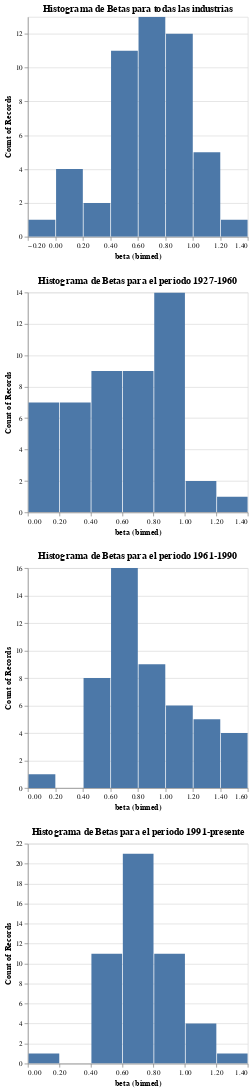

Notebook code for this chart:
### Markdown cell above
### 4.5
Corre la regresión de CAPM para todas las industria e ilustra el histograma de las betas estimadas. Vuelve a estimar la regresión para los tres periodos (1927-1960, 1961-1990, y 1991-presente) e ilustra el histograma de las betas estimadas para los tres periodos. Interpreta el cambio de la distribución.

**Rspuesta**

**Periodo 1927-1960:** La mayoría de las betas se concentran entre 0.2 y 1, con una cola derecha más pesada. Las industrias tenían una volatilidad moderada en relación con el mercado durante este periodo ya que se encuentran debajo de uno muy concentradas.

**Periodo 1961-1990:** Durante este periódo las betas se desplazan ligeramente hacia la izquierda, con una mayor concentración de industrias con betas entre 0 y 0.5. Las industrias se volvieron menos sensibles a las fluctuaciones del mercado durante este periodo.

**Periodo 1991-presente:** La distribución de las betas se vuelve más concentrada alrededor de 1, con menos industrias con betas extremas (muy bajas o muy altas).

**Conclusión**
Las induatrías están teneiendo una tendencía más moderada al mercado (beta hacía 1) esto podría indicar menores spreads en market excess return? Podría decir que es más complejo crear un portafolio de cobertura ante el mercado?

### Code cell
# Apply the function `estimate_capm_params` to each group of industries and years
capm_results = fama_data.groupby("industry").apply(tue.estimate_capm_params)

# Plot the histogram of beta values
chart1 = alt.Chart(capm_results.reset_index()).mark_bar().encode(
    x=alt.X('beta', bin=True),
    y=alt.Y('count()'),
    tooltip=[alt.Tooltip('beta', bin=True), 'count()']
).properties(title='Histograma de Betas para todas las industrias').interactive()

# Split the data into three periods
fama_data_1927_1960 = fama_data[fama_data.index <= 1960]
fama_data_1961_1990 = fama_data[(fama_data.index >= 1961) & (fama_data.index <= 1990)]
fama_data_1991_present = fama_data[fama_data.index >= 1991]

# Calculate CAPM parameters for each period
capm_results_1927_1960 = fama_data_1927_1960.groupby("industry").apply(tue.estimate_capm_params)
capm_results_1961_1990 = fama_data_1961_1990.groupby("industry").apply(tue.estimate_capm_params)
capm_results_1991_present = fama_data_1991_present.groupby("industry").apply(tue.estimate_capm_params)

# Plot histograms of beta values for each period
chart2 = alt.Chart(capm_results_1927_1960.reset_index()).mark_bar().encode(
    x=alt.X('beta', bin=True),
    y=alt.Y('count()'),
    tooltip=[alt.Tooltip('beta', bin=True), 'count()']
).properties(title='Histograma de Betas para el periodo 1927-1960').interactive()

chart3 = alt.Chart(capm_results_1961_1990.reset_index()).mark_bar().encode(
    x=alt.X('beta', bin=True),
    y=alt.Y('count()'),
    tooltip=[alt.Tooltip('beta', bin=True), 'count()']
).properties(title='Histograma de Betas para el periodo 1961-1990').interactive()

chart4 = alt.Chart(capm_results_1991_present.reset_index()).mark_bar().encode(
    x=alt.X('beta', bin=True),
    y=alt.Y('count()'),
    tooltip=[alt.Tooltip('beta', bin=True), 'count()']
).properties(title='Histograma de Betas para el periodo 1991-presente').interactive()

# Combine the charts
chart = chart1 & chart2 & chart3 & chart4

# Save the chart
## chart.save('histogramas_betas.json')

chart

### Figure 1 — Vega-Lite specification as saved in the notebook (floating-point values rounded to 4 significant figures)
{"config": {"view": {"continuousWidth": 300, "continuousHeight": 300}}, "vconcat": [{"data": {"name": "data-746f47553aa490f5f0bb1ceded4b5f9b"}, "mark": {"type": "bar"}, "encoding": {"tooltip": [{"bin": true, "field": "beta", "type": "quantitative"}, {"aggregate": "count", "type": "quantitative"}], "x": {"bin": true, "field": "beta", "type": "quantitative"}, "y": {"aggregate": "count", "type": "quantitative"}}, "name": "view_17", "title": "Histograma de Betas para todas las industrias"}, {"data": {"name": "data-ba2b8af04408ba1da22e48357cc69289"}, "mark": {"type": "bar"}, "encoding": {"tooltip": [{"bin": true, "field": "beta", "type": "quantitative"}, {"aggregate": "count", "type": "quantitative"}], "x": {"bin": true, "field": "beta", "type": "quantitative"}, "y": {"aggregate": "count", "type": "quantitative"}}, "name": "view_18", "title": "Histograma de Betas para el periodo 1927-1960"}, {"data": {"name": "data-285749674d54217042be8a237991030c"}, "mark": {"type": "bar"}, "encoding": {"tooltip": [{"bin": true, "field": "beta", "type": "quantitative"}, {"aggregate": "count", "type": "quantitative"}], "x": {"bin": true, "field": "beta", "type": "quantitative"}, "y": {"aggregate": "count", "type": "quantitative"}}, "name": "view_19", "title": "Histograma de Betas para el periodo 1961-1990"}, {"data": {"name": "data-add1006ba93eed97a331bcbe7c2d10e8"}, "mark": {"type": "bar"}, "encoding": {"tooltip": [{"bin": true, "field": "beta", "type": "quantitative"}, {"aggregate": "count", "type": "quantitative"}], "x": {"bin": true, "field": "beta", "type": "quantitative"}, "y": {"aggregate": "count", "type": "quantitative"}}, "name": "view_20", "title": "Histograma de Betas para el periodo 1991-presente"}], "params": [{"name": "param_30", "select": {"type": "interval", "encodings": ["x", "y"]}, "bind": "scales", "views": ["view_17"]}, {"name": "param_31", "select": {"type": "interval", "encodings": ["x", "y"]}, "bind": "scales", "views": ["view_18"]}, {"name": "param_32", "select": {"type": "interval", "encodings": ["x", "y"]}, "bind": "scales", "views": ["view_19"]}, {"name": "param_33", "select": {"type": "interval", "encodings": ["x", "y"]}, "bind": "scales", "views": ["view_20"]}], "$schema": "https://vega.github.io/schema/vega-lite/v5.20.1.json", "datasets": {"data-746f47553aa490f5f0bb1ceded4b5f9b": [{"industry": "_aero", "alpha": 1.4, "beta": 0.8905}, {"industry": "_agric", "alpha": 2.191, "beta": 0.4618}, {"industry": "_autos", "alpha": 0.03438, "beta": 0.9863}, {"industry": "_banks", "alpha": 2.009, "beta": 0.6795}, {"industry": "_beer", "alpha": 1.479, "beta": 0.7416}, {"industry": "_bldmt", "alpha": -1.243, "beta": 0.8554}, {"industry": "_books", "alpha": -1.501, "beta": 0.9374}, {"industry": "_boxes", "alpha": 1.685, "beta": 0.571}, {"industry": "_bussv", "alpha": -1.398, "beta": 0.8604}, {"industry": "_chems", "alpha": 0.4408, "beta": 0.6136}, {"industry": "_chips", "alpha": 2.52, "beta": 0.8925}, {"industry": "_clths", "alpha": -0.7405, "beta": 0.7669}, {"industry": "_cnstr", "alpha": -1.876, "beta": 1.127}, {"industry": "_coal", "alpha": 3.186, "beta": 0.7427}, {"industry": "_drugs", "alpha": 4.849, "beta": 0.4557}, {"industry": "_elceq", "alpha": 1.15, "beta": 0.7587}, {"industry": "_fabpr", "alpha": -32.57, "beta": 0.1762}, {"industry": "_fin", "alpha": -1.463, "beta": 1.03}, {"industry": "_food", "alpha": 2.197, "beta": 0.5174}, {"industry": "_fun", "alpha": 1.163, "beta": 1.008}, {"industry": "_gold", "alpha": -27.84, "beta": -0.1489}, {"industry": "_guns", "alpha": -27.35, "beta": 0.04866}, {"industry": "_hardw", "alpha": 3.064, "beta": 0.6932}, {"industry": "_hlth", "alpha": -38.22, "beta": 0.1936}, {"industry": "_hshld", "alpha": 1.889, "beta": 0.5296}, {"industry": "_insur", "alpha": 2.337, "beta": 0.5589}, {"industry": "_labeq", "alpha": 3.997, "beta": 0.5682}, {"industry": "_mach", "alpha": -0.04887, "beta": 0.7928}, {"industry": "_meals", "alpha": -0.4459, "beta": 1.039}, {"industry": "_medeq", "alpha": 4.766, "beta": 0.5583}, {"industry": "_mines", "alpha": 0.8001, "beta": 0.694}, {"industry": "_oil", "alpha": 2.426, "beta": 0.5782}, {"industry": "_other", "alpha": -3.34, "beta": 0.7535}, {"industry": "_paper", "alpha": 0.0943, "beta": 0.8061}, {"industry": "_persv", "alpha": -1.891, "beta": 0.9965}, {"industry": "_rlest", "alpha": -7.084, "beta": 1.28}, {"industry": "_rtail", "alpha": 1.945, "beta": 0.6819}, {"industry": "_rubbr", "alpha": 1.635, "beta": 0.4964}, {"industry": "_ships", "alpha": -1.261, "beta": 0.7667}, {"industry": "_smoke", "alpha": 6.103, "beta": 0.387}, {"industry": "_soda", "alpha": -28.31, "beta": 0.08537}, {"industry": "_softw", "alpha": -32.02, "beta": 0.2046}, {"industry": "_steel", "alpha": -2.933, "beta": 0.8737}, {"industry": "_telcm", "alpha": 0.9967, "beta": 0.4927}, {"industry": "_toys", "alpha": -0.08349, "beta": 0.8508}, {"industry": "_trans", "alpha": -2.293, "beta": 0.8347}, {"industry": "_txtls", "alpha": -3.941, "beta": 1.055}, {"industry": "_util", "alpha": -0.3319, "beta": 0.6381}, {"industry": "_whlsl", "alpha": -0.1301, "beta": 0.8171}], "data-ba2b8af04408ba1da22e48357cc69289": [{"industry": "_aero", "alpha": 5.048, "beta": 0.8438}, {"industry": "_agric", "alpha": 5.912, "beta": 0.3307}, {"industry": "_autos", "alpha": 2.119, "beta": 0.8926}, {"industry": "_banks", "alpha": 12.79, "beta": 0.3632}, {"industry": "_beer", "alpha": -0.1542, "beta": 0.9062}, {"industry": "_bldmt", "alpha": 1.508, "beta": 0.7267}, {"industry": "_books", "alpha": 3.149, "beta": 0.9533}, {"industry": "_boxes", "alpha": 4.811, "beta": 0.5657}, {"industry": "_bussv", "alpha": -2.075, "beta": 0.9165}, {"industry": "_chems", "alpha": 3.396, "beta": 0.5183}, {"industry": "_chips", "alpha": 9.493, "beta": 0.8095}, {"industry": "_clths", "alpha": 0.3721, "beta": 0.4592}, {"industry": "_cnstr", "alpha": -0.9372, "beta": 1.177}, {"industry": "_coal", "alpha": 1.596, "beta": 0.6876}, {"industry": "_drugs", "alpha": 8.571, "beta": 0.4031}, {"industry": "_elceq", "alpha": 3.19, "beta": 0.6825}, {"industry": "_fabpr", "alpha": -101.2, "beta": 0.002774}, {"industry": "_fin", "alpha": -0.6102, "beta": 0.9506}, {"industry": "_food", "alpha": 4.232, "beta": 0.388}, {"industry": "_fun", "alpha": 2.261, "beta": 0.8659}, {"industry": "_gold", "alpha": -101.2, "beta": 0.002774}, {"industry": "_guns", "alpha": -101.2, "beta": 0.002774}, {"industry": "_hardw", "alpha": 9.616, "beta": 0.6439}, {"industry": "_hlth", "alpha": -101.2, "beta": 0.002774}, {"industry": "_hshld", "alpha": 5.835, "beta": 0.4671}, {"industry": "_insur", "alpha": 7.489, "beta": 0.2847}, {"industry": "_labeq", "alpha": 10.99, "beta": 0.3164}, {"industry": "_mach", "alpha": 1.858, "beta": 0.7707}, {"industry": "_meals", "alpha": 1.047, "beta": 1.018}, {"industry": "_medeq", "alpha": 8.321, "beta": 0.4919}, {"industry": "_mines", "alpha": -0.2114, "beta": 0.6265}, {"industry": "_oil", "alpha": 3.348, "beta": 0.5794}, {"industry": "_other", "alpha": 2.082, "beta": 0.5345}, {"industry": "_paper", "alpha": 4.808, "beta": 0.8885}, {"industry": "_persv", "alpha": 10.22, "beta": 0.951}, {"industry": "_rlest", "alpha": -4.618, "beta": 1.261}, {"industry": "_rtail", "alpha": 3.737, "beta": 0.5637}, {"industry": "_rubbr", "alpha": 3.152, "beta": 0.06402}, {"industry": "_ships", "alpha": -3.018, "beta": 0.8079}, {"industry": "_smoke", "alpha": 6.076, "beta": 0.2263}, {"industry": "_soda", "alpha": -101.2, "beta": 0.002774}, {"industry": "_softw", "alpha": -101.2, "beta": 0.002774}, {"industry": "_steel", "alpha": 0.3012, "beta": 0.9432}, {"industry": "_telcm", "alpha": 4.099, "beta": 0.3931}, {"industry": "_toys", "alpha": 14.98, "beta": 0.6158}, {"industry": "_trans", "alpha": -3.641, "beta": 0.8559}, {"industry": "_txtls", "alpha": -2.658, "beta": 0.9587}, {"industry": "_util", "alpha": 2.0, "beta": 0.6278}, {"industry": "_whlsl", "alpha": 2.796, "beta": 0.6849}], "data-285749674d54217042be8a237991030c": [{"industry": "_aero", "alpha": -3.298, "beta": 1.078}, {"industry": "_agric", "alpha": -3.099, "beta": 0.539}, {"industry": "_autos", "alpha": -6.105, "beta": 1.079}, {"industry": "_banks", "alpha": -5.313, "beta": 0.855}, {"industry": "_beer", "alpha": 1.625, "beta": 0.7212}, {"industry": "_bldmt", "alpha": -6.003, "beta": 1.018}, {"industry": "_books", "alpha": -3.652, "beta": 0.9842}, {"industry": "_boxes", "alpha": -1.684, "beta": 0.6201}, {"industry": "_bussv", "alpha": -3.196, "beta": 0.9405}, {"industry": "_chems", "alpha": -3.152, "beta": 0.6917}, {"industry": "_chips", "alpha": -7.913, "beta": 0.939}, {"industry": "_clths", "alpha": -6.91, "beta": 1.52}, {"industry": "_cnstr", "alpha": -4.645, "beta": 1.135}, {"industry": "_coal", "alpha": 0.7706, "beta": 0.6422}, {"industry": "_drugs", "alpha": 2.466, "beta": 0.4109}, {"industry": "_elceq", "alpha": -3.264, "beta": 0.9122}, {"industry": "_fabpr", "alpha": -14.11, "beta": 0.6092}, {"industry": "_fin", "alpha": -4.928, "beta": 0.9772}, {"industry": "_food", "alpha": 0.4904, "beta": 0.7773}, {"industry": "_fun", "alpha": -1.685, "beta": 1.426}, {"industry": "_gold", "alpha": -3.724, "beta": 0.1914}, {"industry": "_guns", "alpha": -10.95, "beta": 0.6565}, {"industry": "_hardw", "alpha": -4.174, "beta": 0.7407}, {"industry": "_hlth", "alpha": -32.52, "beta": 0.7955}, {"industry": "_hshld", "alpha": -2.53, "beta": 0.7187}, {"industry": "_insur", "alpha": -3.338, "beta": 0.835}, {"industry": "_labeq", "alpha": -2.295, "beta": 0.7056}, {"industry": "_mach", "alpha": -4.085, "beta": 0.7896}, {"industry": "_meals", "alpha": -5.876, "beta": 1.533}, {"industry": "_medeq", "alpha": 3.074, "beta": 0.5297}, {"industry": "_mines", "alpha": -0.3104, "beta": 0.595}, {"industry": "_oil", "alpha": 1.813, "beta": 0.5866}, {"industry": "_other", "alpha": -6.721, "beta": 1.245}, {"industry": "_paper", "alpha": -0.6678, "beta": 0.7198}, {"industry": "_persv", "alpha": -10.68, "beta": 1.271}, {"industry": "_rlest", "alpha": -10.16, "beta": 1.509}, {"industry": "_rtail", "alpha": -3.462, "beta": 1.049}, {"industry": "_rubbr", "alpha": -4.754, "beta": 1.211}, {"industry": "_ships", "alpha": -4.456, "beta": 0.721}, {"industry": "_smoke", "alpha": 6.591, "beta": 0.5402}, {"industry": "_soda", "alpha": -10.51, "beta": 0.6743}, {"industry": "_softw", "alpha": -26.36, "beta": 0.9424}, {"industry": "_steel", "alpha": -4.974, "beta": 0.5389}, {"industry": "_telcm", "alpha": -0.4962, "beta": 0.5407}, {"industry": "_toys", "alpha": -10.3, "beta": 1.231}, {"industry": "_trans", "alpha": -4.007, "beta": 0.8736}, {"industry": "_txtls", "alpha": -3.831, "beta": 1.301}, {"industry": "_util", "alpha": -2.85, "beta": 0.6542}, {"industry": "_whlsl", "alpha": -3.25, "beta": 1.11}], "data-add1006ba93eed97a331bcbe7c2d10e8": [{"industry": "_aero", "alpha": 3.143, "beta": 0.7605}, {"industry": "_agric", "alpha": 3.435, "beta": 0.5917}, {"industry": "_autos", "alpha": 3.637, "beta": 1.042}, {"industry": "_banks", "alpha": -1.485, "beta": 1.008}, {"industry": "_beer", "alpha": 4.167, "beta": 0.452}, {"industry": "_bldmt", "alpha": 0.2913, "beta": 0.9179}, {"industry": "_books", "alpha": -2.417, "beta": 0.8079}, {"industry": "_boxes", "alpha": 2.775, "beta": 0.4917}, {"industry": "_bussv", "alpha": 1.487, "beta": 0.6788}, {"industry": "_chems", "alpha": 0.9558, "beta": 0.6874}, {"industry": "_chips", "alpha": 6.937, "beta": 0.8987}, {"industry": "_clths", "alpha": 2.13, "beta": 0.6759}, {"industry": "_cnstr", "alpha": 0.6743, "beta": 0.9994}, {"industry": "_coal", "alpha": 5.908, "beta": 0.9454}, {"industry": "_drugs", "alpha": 3.966, "beta": 0.5504}, {"industry": "_elceq", "alpha": 3.383, "beta": 0.7344}, {"industry": "_fabpr", "alpha": -4.222, "beta": 0.9238}, {"industry": "_fin", "alpha": 0.3909, "beta": 1.208}, {"industry": "_food", "alpha": 1.397, "beta": 0.5169}, {"industry": "_fun", "alpha": 2.169, "beta": 0.8991}, {"industry": "_gold", "alpha": 1.629, "beta": 0.1116}, {"industry": "_guns", "alpha": 8.14, "beta": 0.436}, {"industry": "_hardw", "alpha": 5.049, "beta": 0.6501}, {"industry": "_hlth", "alpha": -1.452, "beta": 0.7146}, {"industry": "_hshld", "alpha": 2.995, "beta": 0.4277}, {"industry": "_insur", "alpha": 1.709, "beta": 0.7807}, {"industry": "_labeq", "alpha": 2.756, "beta": 0.8458}, {"industry": "_mach", "alpha": 2.284, "beta": 0.8023}, {"industry": "_meals", "alpha": 4.141, "beta": 0.6083}, {"industry": "_medeq", "alpha": 3.209, "beta": 0.6706}, {"industry": "_mines", "alpha": 1.739, "beta": 0.9195}, {"industry": "_oil", "alpha": 2.401, "beta": 0.5563}, {"industry": "_other", "alpha": -5.521, "beta": 0.6846}, {"industry": "_paper", "alpha": -1.668, "beta": 0.6673}, {"industry": "_persv", "alpha": -1.93, "beta": 0.6836}, {"industry": "_rlest", "alpha": -5.739, "beta": 1.078}, {"industry": "_rtail", "alpha": 5.126, "beta": 0.5517}, {"industry": "_rubbr", "alpha": 3.085, "beta": 0.6802}, {"industry": "_ships", "alpha": 3.405, "beta": 0.7296}, {"industry": "_smoke", "alpha": 4.154, "beta": 0.5723}, {"industry": "_soda", "alpha": 4.76, "beta": 0.558}, {"industry": "_softw", "alpha": 9.124, "beta": 0.6917}, {"industry": "_steel", "alpha": -2.884, "beta": 0.9882}, {"industry": "_telcm", "alpha": -0.6933, "beta": 0.6088}, {"industry": "_toys", "alpha": -2.649, "beta": 0.7829}, {"industry": "_trans", "alpha": 0.557, "beta": 0.7653}, {"industry": "_txtls", "alpha": -5.639, "beta": 1.016}, {"industry": "_util", "alpha": 0.3934, "beta": 0.6096}, {"industry": "_whlsl", "alpha": -0.1722, "beta": 0.7775}]}}
